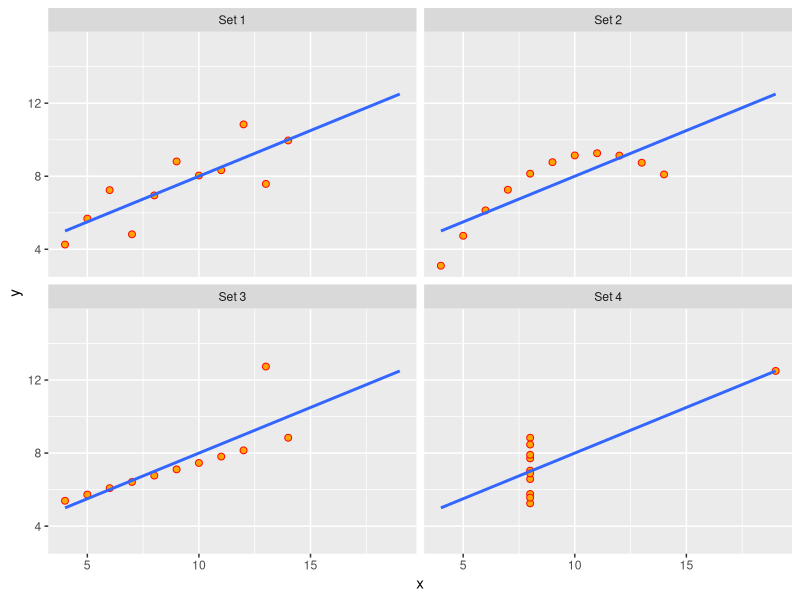
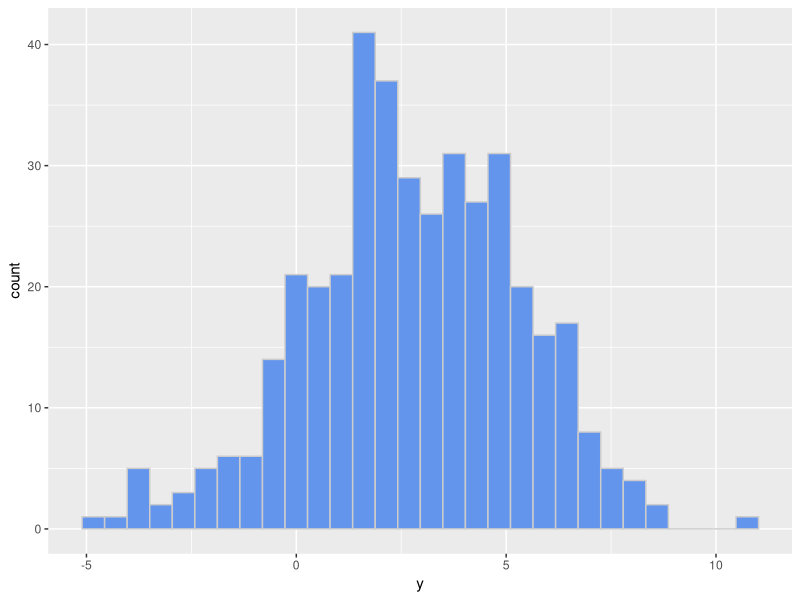
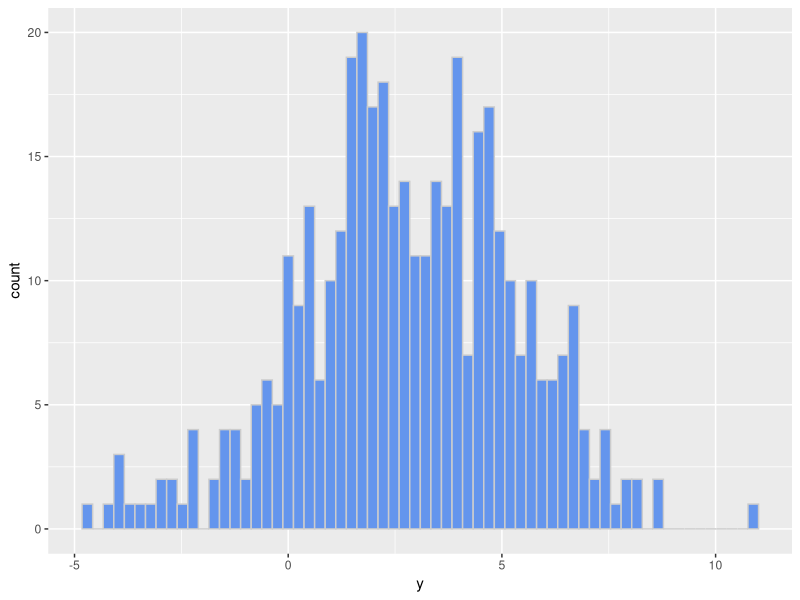
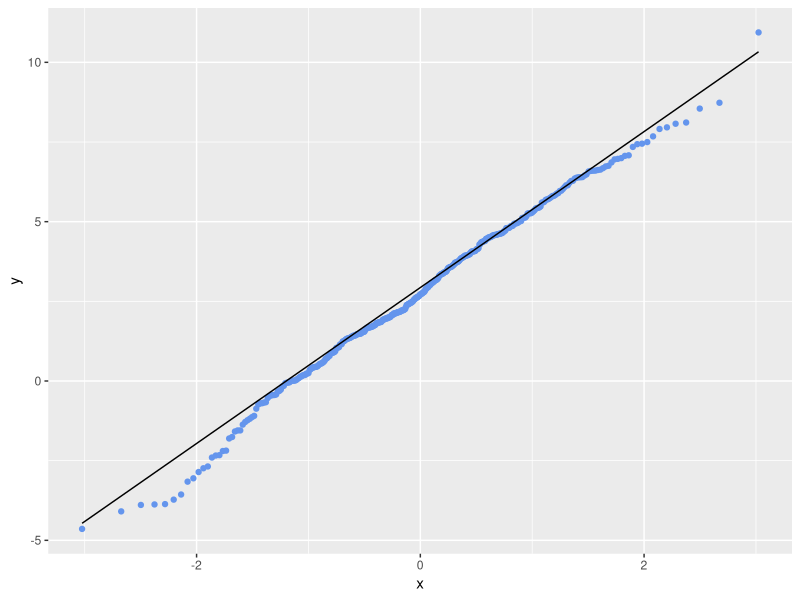
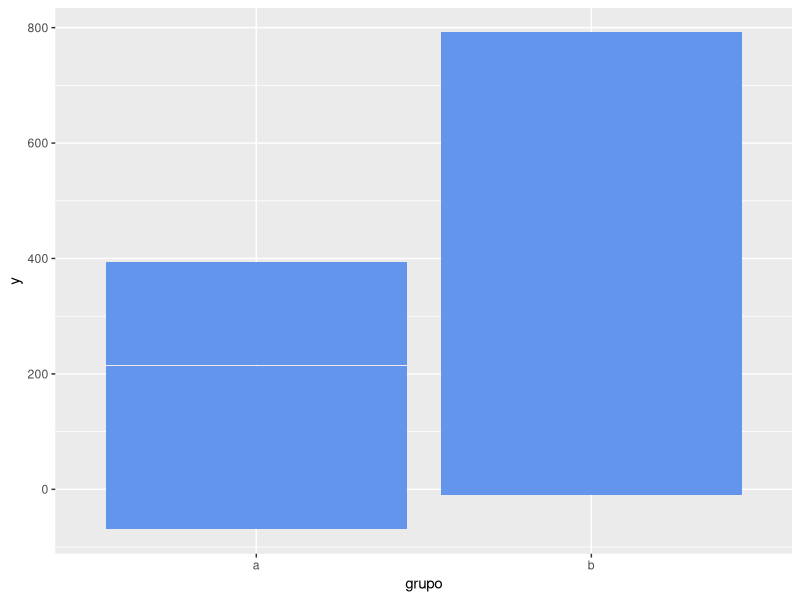
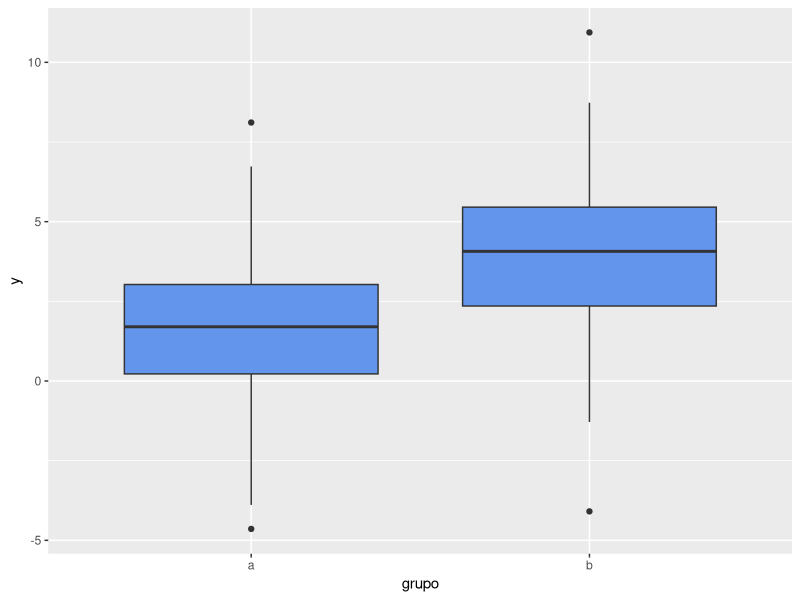
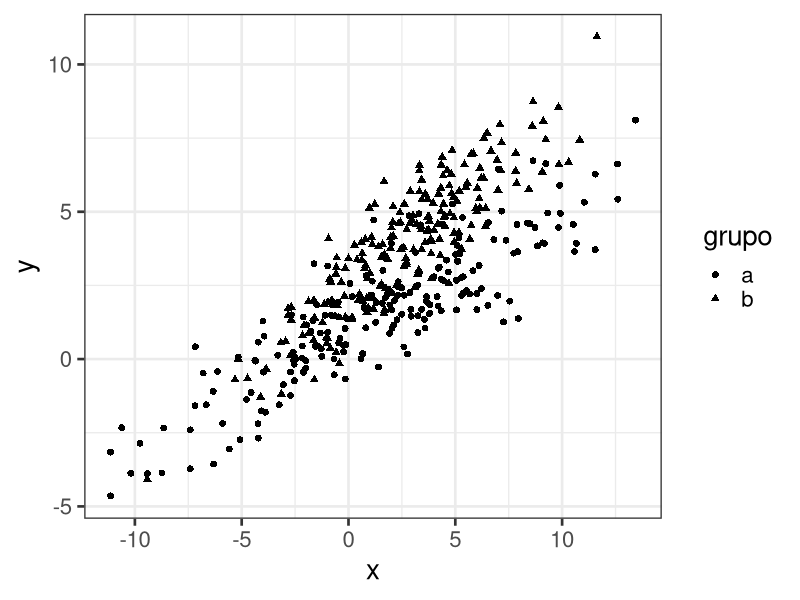
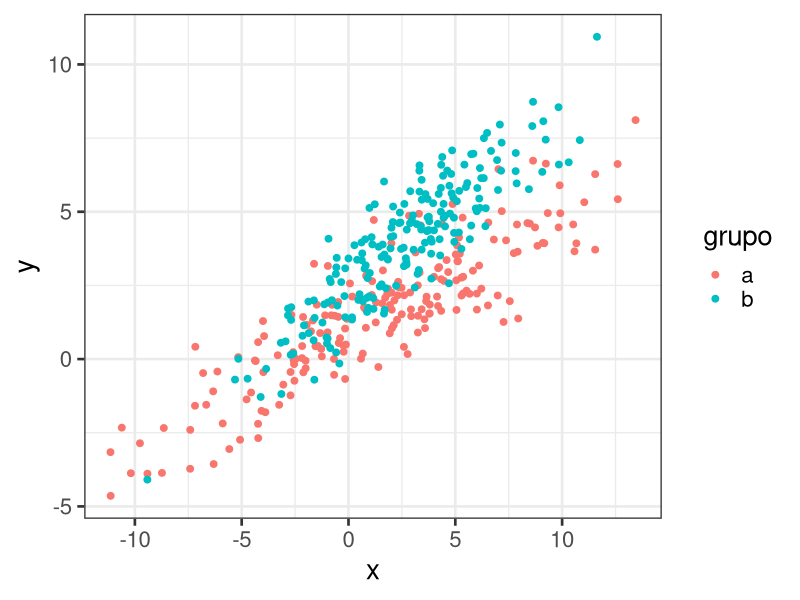

The R script that drew these images, in order:
## ---- chunk 1
knitr::opts_chunk$set(echo = TRUE)
## ---- chunk 2
library(ggplot2)
library(data.table)
## ---- chunk 3
anscombe 
anscombe_m <- data.frame() # Create an empty data frame 

for(i in 1:4) { # convert dataset from wide to large format
  anscombe_m <- rbind(anscombe_m, data.frame(set = i, x = anscombe[,i], y = anscombe[,i+4]))
}
rm(i)
anscombe_m
## ---- chunk 4
ggplot(anscombe_m, aes(x, y)) + 
  geom_point(size=2, color="red", fill="orange", shape=21) + 
  geom_smooth(method="lm", fill=NA, fullrange=TRUE) + 
  facet_wrap(~paste0("Set ", set), ncol=2)
## ---- chunk 5
Sigma <- matrix(c(10,4,3,2),2,2) # table of correlations for function mvrnorm
Sigma

d <- data.table(lugar = sample(c("España", "Mexico"), 400, replace = TRUE)) # variable1 = 2 countries
d[, grupo := rep(c("a", "b"), each = 200)]                                  # variable2 = 2 groups

# variable2 y 3: multivariate dist
set.seed(1) #  random seed to get the same results everytime we run this chunk of code

d[grupo == "a", 
  c("x", "y") :=  
    data.table(MASS::mvrnorm(n = 200, rep(1, 2), Sigma) *1.75)]             
d[grupo == "b", 
  c("x", "y") :=  
    data.table(MASS::mvrnorm(n = 200, rep(1, 2), Sigma) + 1.5)]
d[grupo == "b", y := y * 1.5 ]
d # Show the result
## ---- chunk 6
ggplot(d, aes(x = y)) +
  geom_histogram(fill = "cornflowerblue", col = "gray80")   # use default number of bins in the histogram

ggplot(d, aes(x = y)) +
  geom_histogram(fill = "cornflowerblue", col = "gray80", 
                 bins = 64)                                 # use preset number of bins

## ---- chunk 7
ggplot(d, aes(sample = y)) +
  geom_qq(col = "cornflowerblue") +
  geom_qq_line(distribution = qnorm)
## ---- chunk 8
ggplot(d, aes(x = grupo, y = y)) +
  geom_bar(stat = "identity", fill = "cornflowerblue") 
## ---- chunk 9
ggplot(d, aes(x = grupo, y = y)) +
  geom_boxplot(fill = "cornflowerblue") 
## ---- chunk 10
ggplot(d, aes(x = x, y = y, shape = grupo)) +
  geom_point(col = "black", # color is fixed 
             size = 2) +
  theme_bw(base_size = 20)

ggplot(d, aes(x = x, y = y, col = grupo)) + # color according to the group
  geom_point(size = 2) +
  theme_bw(base_size = 20)
## ---- chunk 11
ggplot(d, aes(x = x, y = y)) +
  geom_point() +
  stat_smooth() 

ggplot(d, aes(x = x, y = y)) +
  geom_point(aes(col = grupo)) +
  stat_smooth(method = "lm", col = "black")
## ---- chunk 12
ggplot(d, # Original data  
       aes(x = x, y = y, col = grupo)) +
  geom_point() +                                  # dot plots
  stat_smooth(method = "lm",                      # plotting an approximation of the point cloud
              formula = y ~ exp(x)) +             # specify approximating function
  
  # Second data set, 
  geom_line(data = d[, .(meanY = mean(y)),
              by = .(x = round(x), grupo, lugar)],
            
            aes(x = x, y = meanY),                # add a second data series
            linetype = 2, size = 1.5) +
 
  facet_grid(~ lugar,                             # have a facet for each group
             scales = "free_x") +
  scale_x_continuous(trans = "log2") +
  labs(x = "Una variable", y = "Una respuesta") +
  scale_color_brewer(palette = "Set1")
